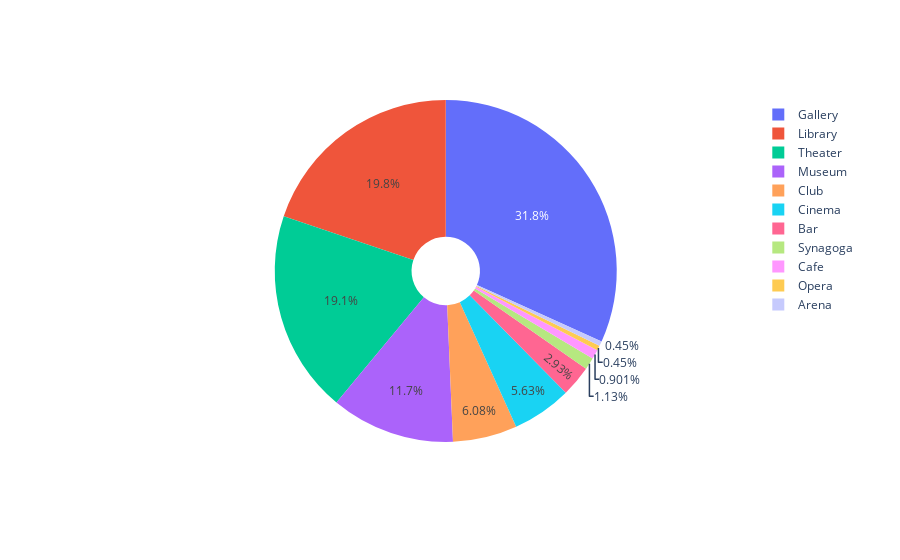

The cell this chart's notebook holds for it:
### Code cell
# create a trace for the plot
trace = go.Pie(labels=df['type_of_place'].value_counts().index[::].tolist(), values=df['type_of_place'].value_counts(), 
                        domain={'x' : [0.1, 1.0], 'y' : [0.1, 1.0]}, hole=.2)

# create Figure with given trace
fig = go.Figure(data=[trace])

# show Figure
fig.show()

### Figure 1 — Plotly figure (JSON) as saved in the notebook; plotly's stock layout.template omitted (floating-point values rounded to 4 significant figures)
{"data": [{"domain": {"x": [0.1, 1], "y": [0.1, 1]}, "hole": 0.2, "labels": ["Gallery", "Library", "Theater", "Museum", "Club", "Cinema", "Bar", "Synagoga", "Cafe", "Opera", "Arena"], "type": "pie", "values": [141, 88, 85, 52, 27, 25, 13, 5, 4, 2, 2]}], "layout": {}}
